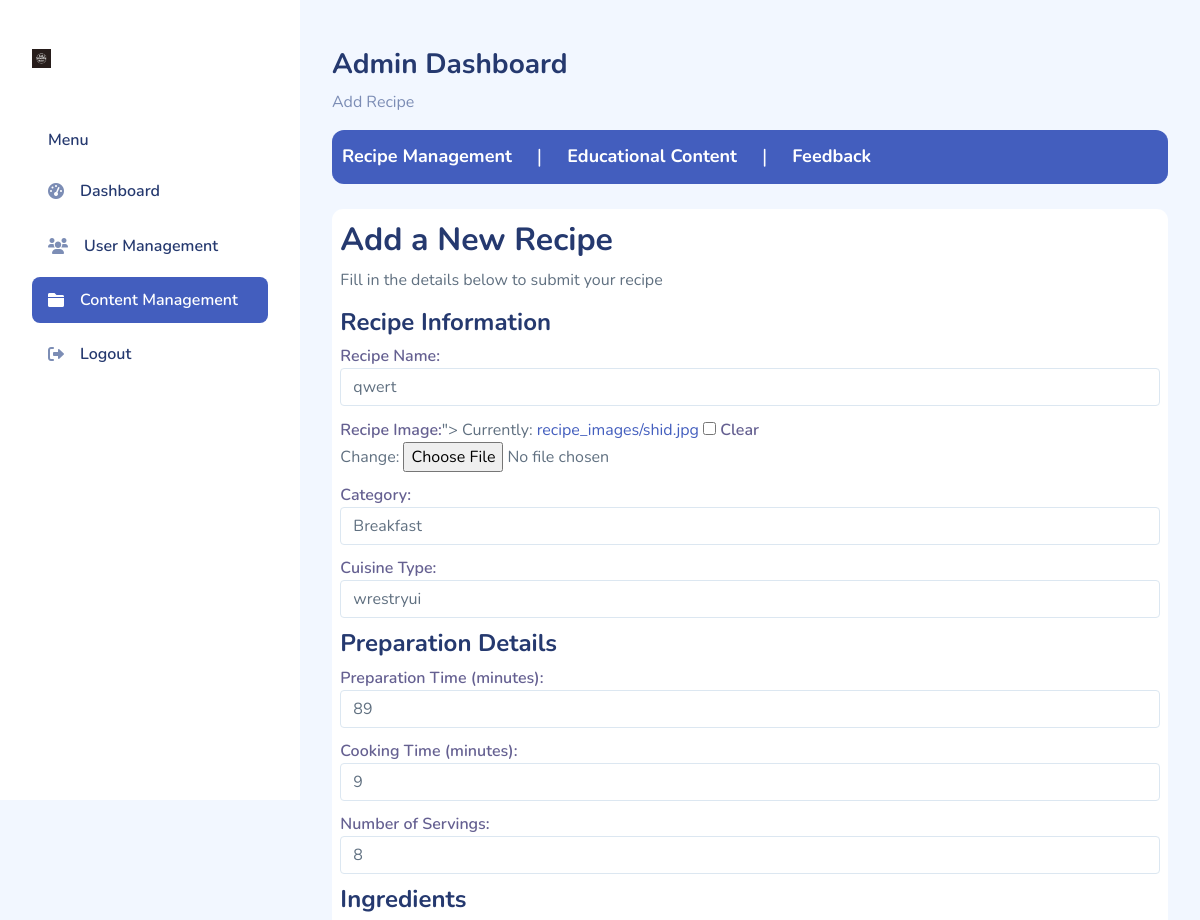
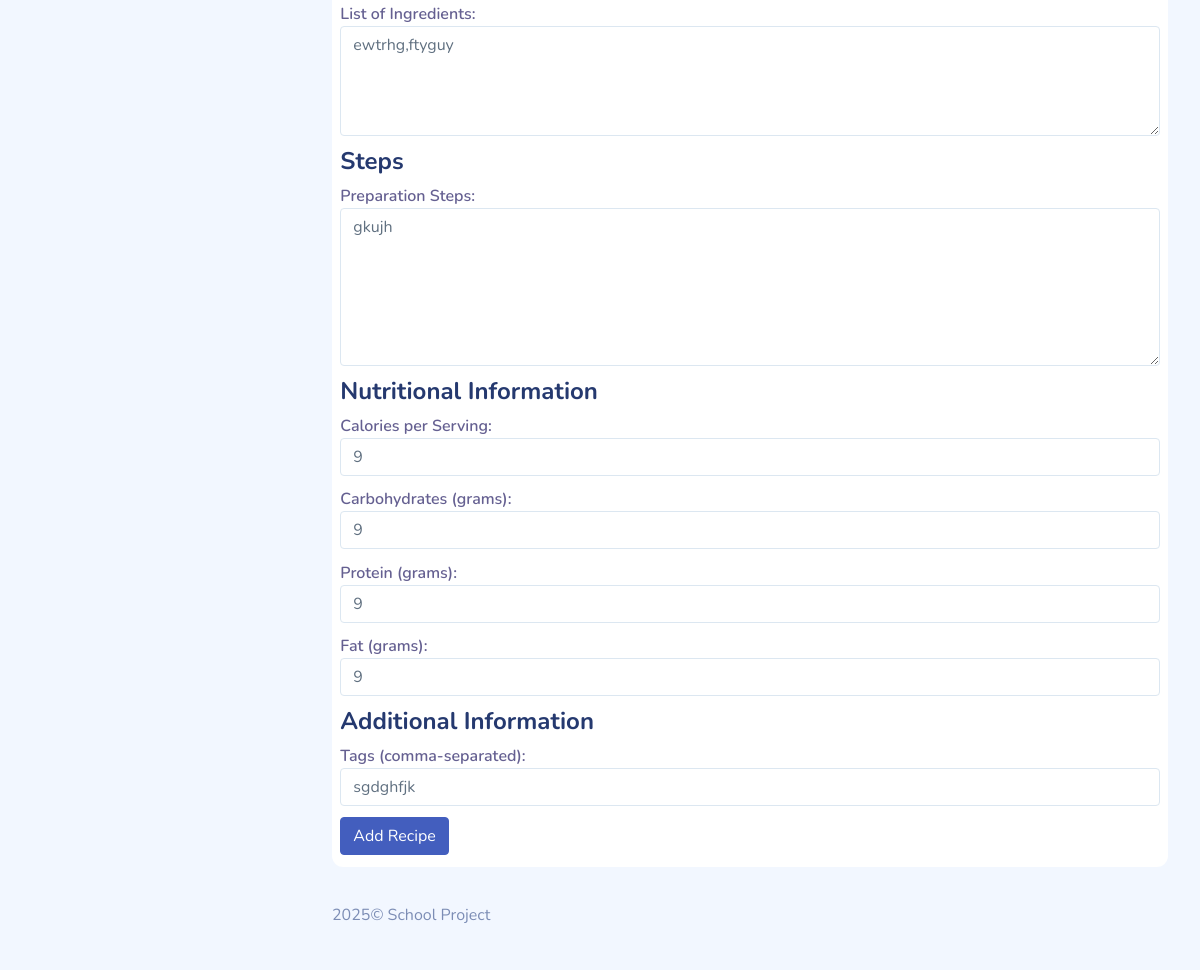
The page /admin_edit_recipe/8/ on the database its author committed (2 pictures, top to bottom).
### Landing/models.py (models this page shows, shortened)
class Recipe(models.Model):
    CATEGORY_CHOICES = [
        ('Breakfast', 'Breakfast'),
        ('Lunch', 'Lunch'),
        ('Dinner', 'Dinner'),
        ('Snacks', 'Snacks'),
        ('Desserts', 'Desserts'),
    ]
    name = models.CharField(max_length=255, verbose_name="Recipe Name")
    category = models.CharField(
        max_length=50, choices=CATEGORY_CHOICES, verbose_name="Category"
    )
    cuisine = models.CharField(max_length=100, verbose_name="Cuisine Type")
    prep_time = models.PositiveIntegerField(verbose_name="Preparation Time (minutes)")
    cook_time = models.PositiveIntegerField(verbose_name="Cooking Time (minutes)")
    servings = models.PositiveIntegerField(verbose_name="Number of Servings")
    ingredients = models.TextField(verbose_name="List of Ingredients")
    steps = models.TextField(verbose_name="Preparation Steps")
    calories = models.PositiveIntegerField(verbose_name="Calories per Serving")
    carbs = models.PositiveIntegerField(verbose_name="Carbohydrates (grams)")
    protein = models.PositiveIntegerField(verbose_name="Protein (grams)")
    fat = models.PositiveIntegerField(verbose_name="Fat (grams)")
    tags = models.CharField(
        max_length=255, blank=True, verbose_name="Tags (comma-separated)"
    )
    image = models.ImageField(
        upload_to='recipe_images/', blank=True, null=True, verbose_name="Recipe Image"
    )  # Add an image field
    class Meta:
        verbose_name = "Recipe"
        verbose_name_plural = "Recipes"
        ordering = ['name']  # Recipes will be ordered alphabetically by name

### Landing/views.py (the view)
# urls.py: path('admin_edit_recipe/<int:recipe_id>/', admin_edit_recipe, name='admin_edit_recipe'),
def admin_edit_recipe(request, recipe_id):
    recipe = get_object_or_404(Recipe, id=recipe_id)
    if request.method == 'POST':
        form = RecipeForm(request.POST, instance=recipe)
        if form.is_valid():
            form.save()
            messages.success(request, "Recipe updated successfully.")
            return redirect('admin_list_recipes')
    else:
        form = RecipeForm(instance=recipe)
    return render(request, 'admin_add_recipe.html', {'form': form, 'recipe': recipe})

### Landing/templates/admin_add_recipe.html (shortened to what this page needs)
{% load static %}
<!DOCTYPE html>
<html lang="en">
<head>
    <link rel="stylesheet" href="{% static 'assets/css/bootstrap.css' %}">
    <link rel="stylesheet" href="{% static 'assets/css/styles.css' %}">
    <link rel="stylesheet" href="{% static 'assets/css/perfect-scrollbar.css' %}">
    <link rel="stylesheet" href="{% static 'assets/css/bootstrap-icons.css' %}">
    <link rel="stylesheet" href="{% static 'assets/css/app.css' %}">
    <link href="https://cdnjs.cloudflare.com/ajax/libs/font-awesome/6.0.0/css/all.min.css" rel="stylesheet">
</head>
<body>
    <div id="app">
        <div id="sidebar" class="active">
            <div class="sidebar-wrapper active">
                <div class="sidebar-header">
                    <div class="d-flex justify-content-between">
                        <div class="logo">
                            <a href="index.html"><img src="{% static 'assets/images/logo.jpg' %}" class="tly" alt="Logo" srcset=""></a>
                        </div>
                    </div>
                </div>
                <div class="sidebar-menu">
                    <ul class="menu">
                        <li class="sidebar-title">Menu</li>
                        <li class="sidebar-item">
                            <a href="{% url 'admin_home' %}" class="sidebar-link">
                                <i class="fas fa-tachometer-alt"></i>
                                <span>Dashboard</span>
                            </a>
                        </li>
                        <li class="sidebar-item">
                            <a href="{% url 'admin_users_registered' %}" class="sidebar-link">
                                <i class="fas fa-users"></i>
                                <span>User Management</span>
                            </a>
                        </li>
                        <li class="sidebar-item active">
                            <a href="{% url 'admin_record_mealplan' %}" class="sidebar-link">
                                <i class="fas fa-folder"></i>
                                <span>Content Management</span>
                            </a>
                        </li>
                        <li class="sidebar-item">
                            <a href="{% url 'admin_logout' %}" class="sidebar-link">
                                <i class="fas fa-sign-out-alt"></i>
                                <span>Logout</span>
                            </a>
                        </li>
                    </ul>
                </div>
            </div>
        </div>
        <div id="main">
            <div class="page-heading">
                <div class="page-title">
                    <div class="row">
                        <div class="col-12 col-md-6 order-md-1 order-last">
                            <h3>Admin Dashboard</h3>
                            <p class="text-subtitle text-muted">Add Recipe</p>
                        </div>
                    </div>
                    <div class="text-strip">
                        <div class="text-container">
                            <a href="{% url 'admin_list_recipes' %}"><span>Recipe Management</span></a>
                          <span>|</span>
                          <a href="{% url 'admin_record_educontent' %}"><span>Educational Content</span></a>
                          <span>|</span>
                          <a href="{% url 'admin_contact_list' %}"><span>Feedback</span></a>
                        </div>
                    </div>
                </div>
                <section class="section">
                    <div class="container card titl">
                        <div class="form-container">
                            <div class="form-header">
                                <h2>Add a New Recipe</h2>
                                <p>Fill in the details below to submit your recipe</p>
                            </div>
                            <form method="POST" enctype="multipart/form-data">
                                <div class="form-section">
                                    <h4>Recipe Information</h4>
                                    <div class="form-group">
                                        {{ form.name.label_tag }} {{ form.name }}
                                    </div>
                                    <div class="form-group">
                                        <label for="{{ form.image.label_tag }}">
                                        {{ form.image }}
                                    </div>
                                    <div class="form-group">
                                        {{ form.category.label_tag }} {{ form.category }}
                                    </div>
                                    <div class="form-group">
                                        {{ form.cuisine.label_tag }} {{ form.cuisine }}
                                    </div>
                                </div>
                                <div class="form-section">
                                    <h4>Preparation Details</h4>
                                    <div class="form-group">
                                        {{ form.prep_time.label_tag }} {{ form.prep_time }}
                                    </div>
                                    <div class="form-group">
                                        {{ form.cook_time.label_tag }} {{ form.cook_time }}
                                    </div>
                                    <div class="form-group">
                                        {{ form.servings.label_tag }} {{ form.servings }}
                                    </div>
                                </div>
                                <div class="form-section">
                                    <h4>Ingredients</h4>
                                    <div class="form-group">
                                        {{ form.ingredients.label_tag }} {{ form.ingredients }}
                                    </div>
                                </div>
                                <div class="form-section">
                                    <h4>Steps</h4>
                                    <div class="form-group">
                                        {{ form.steps.label_tag }} {{ form.steps }}
                                    </div>
                                </div>
                                <div class="form-section">
                                    <h4>Nutritional Information</h4>
                                    <div class="form-group">
                                        {{ form.calories.label_tag }} {{ form.calories }}
                                    </div>
                                    <div class="form-group">
                                        {{ form.carbs.label_tag }} {{ form.carbs }}
                                    </div>
                                    <div class="form-group">
                                        {{ form.protein.label_tag }} {{ form.protein }}
                                    </div>
                                    <div class="form-group">
                                        {{ form.fat.label_tag }} {{ form.fat }}
                                    </div>
                                </div>
                                <div class="form-section">
                                    <h4>Additional Information</h4>
                                    <div class="form-group">
                                        {{ form.tags.label_tag }} {{ form.tags }}
                                    </div>
                                </div>
                                <button type="submit" class="btn btn-primary">Add Recipe</button>
                            </form>
                        </div>
                    </div>
                </section>
            </div>
            <footer>
                <div class="footer clearfix mb-0 text-muted">
                    <div class="float-start">
                        <p>2025&copy; School Project</p>
                    </div>
                </div>
            </footer>
        </div>
    </div>
</body>
</html>

### Landing/static/assets/css/app.css (style rules this page uses)
.btn.btn-danger,.btn.btn-info,.btn.btn-primary,.btn.btn-secondary,.btn.btn-success,.btn.btn-warning { color:#fff }
.card { margin-bottom:2.2rem;border:none }
.form-group { margin-bottom:.7rem }
.form-group label { color:rgba(35,28,99,.7);font-weight:600 }
#sidebar.active .sidebar-wrapper { left:0 }
.sidebar-wrapper { width:300px;height:100vh;position:fixed;top:0;z-index:10;overflow-y:auto;background-color:#fff;bottom:0;transition:left .5s ease-out }
.sidebar-wrapper .sidebar-header { padding:2rem 2rem 1rem;font-size:2rem;font-weight:700 }
.sidebar-wrapper .sidebar-header img { height:1.2rem }
.sidebar-wrapper .menu { margin-top:2rem;padding:0 2rem;font-weight:600 }
.sidebar-wrapper .menu .sidebar-title { padding:0 1rem;margin:1.5rem 0 1rem;font-size:1rem;list-style:none;font-weight:600;color:#25396f }
.sidebar-wrapper .menu .sidebar-link { display:block;padding:.7rem 1rem;font-size:1rem;display:flex;align-items:center;border-radius:.5rem;transition:all .5s;text-decoration:none;color:#25396f }
.sidebar-wrapper .menu .sidebar-link i,.sidebar-wrapper .menu .sidebar-link svg { color:#7c8db5 }
.sidebar-wrapper .menu .sidebar-link span { margin-left:1rem }
.sidebar-wrapper .menu .sidebar-item { list-style:none;margin-top:.5rem;position:relative }
.sidebar-wrapper .menu .sidebar-item.active .sidebar-link { background-color:#435ebe }
.sidebar-wrapper .menu .sidebar-item.active .sidebar-link span { color:#fff }
.sidebar-wrapper .menu .sidebar-item.active .sidebar-link i,.sidebar-wrapper .menu .sidebar-item.active .sidebar-link svg { fill:#fff;color:#fff }
#main { margin-left:300px;padding:2rem }
.page-heading { margin:0 0 2rem }
.page-heading h3 { font-weight:700 }
a { text-decoration:none }

### Landing/templates/admin_add_recipe.html (style rules this page uses)
.logo img { height: 100%; position: relative; width: 100%; }
.text-strip { position: relative; width: 100%; background: #435ebe; overflow: hidden; border-top: 2px solid #435ebe; border-bottom: 2px solid #435ebe; padding: 10px 0; margin-bottom: 25px; border-radius: 12px; }
.text-container { display: flex; justify-content: flex-start; align-items: center; gap: 15px; animation: scroll 15s linear infinite; white-space: nowrap; }
.text-container span { color: #fff; font-size: 18px; font-weight: bold; }
.text-container span:nth-child(odd) { margin: 0 10px; }
.text-container span:nth-child(even) { color: #fff; font-size: 20px; font-weight: normal; }
.titl { padding-top: 1.5%; padding-left: 1%; padding-right: 1%; padding-bottom: 1.5%; }

### rows shown on the page
Recipe: name "qwert", category "Breakfast", cuisine "wrestryui", prep_time "89", cook_time "9", servings "8", ingredients "ewtrhg,ftyguy", steps "gkujh", calories "9", carbs "9", protein "9", fat "9", tags "sgdghfjk"
